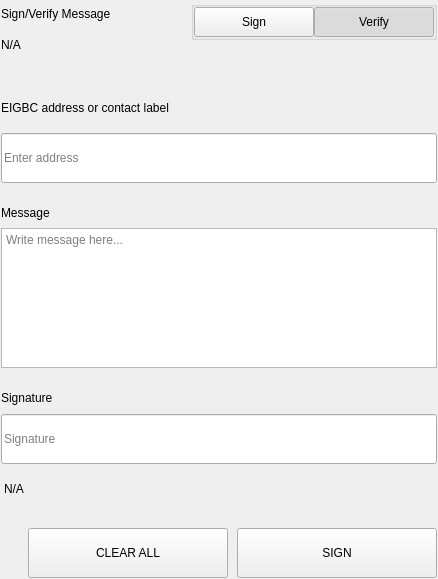
<?xml version="1.0" encoding="UTF-8"?>
<ui version="4.0">
 <class>SettingsSignMessageWidgets</class>
 <widget class="QWidget" name="SettingsSignMessageWidgets">
  <property name="geometry">
   <rect>
    <x>0</x>
    <y>0</y>
    <width>438</width>
    <height>579</height>
   </rect>
  </property>
  <property name="windowTitle">
   <string>Form</string>
  </property>
  <layout class="QVBoxLayout" name="verticalLayout">
   <property name="spacing">
    <number>0</number>
   </property>
   <property name="leftMargin">
    <number>0</number>
   </property>
   <property name="topMargin">
    <number>0</number>
   </property>
   <property name="rightMargin">
    <number>0</number>
   </property>
   <property name="bottomMargin">
    <number>0</number>
   </property>
   <item>
    <widget class="QWidget" name="left" native="true">
     <layout class="QVBoxLayout" name="verticalLayout_3">
      <property name="leftMargin">
       <number>0</number>
      </property>
      <property name="topMargin">
       <number>0</number>
      </property>
      <property name="rightMargin">
       <number>0</number>
      </property>
      <property name="bottomMargin">
       <number>0</number>
      </property>
      <item>
       <widget class="QWidget" name="container_sign" native="true">
        <layout class="QVBoxLayout" name="verticalLayout_2">
         <property name="spacing">
          <number>0</number>
         </property>
         <property name="leftMargin">
          <number>1</number>
         </property>
         <property name="topMargin">
          <number>1</number>
         </property>
         <property name="rightMargin">
          <number>1</number>
         </property>
         <property name="bottomMargin">
          <number>1</number>
         </property>
         <item>
          <layout class="QHBoxLayout" name="horizontalLayout_3" stretch="3,1">
           <property name="spacing">
            <number>40</number>
           </property>
           <item>
            <layout class="QVBoxLayout" name="verticalLayoutTitle">
             <property name="spacing">
              <number>5</number>
             </property>
             <item>
              <widget class="QLabel" name="labelTitle">
               <property name="text">
                <string>Sign/Verify Message</string>
               </property>
              </widget>
             </item>
             <item>
              <widget class="QLabel" name="labelSubtitle1">
               <property name="text">
                <string notr="true">N/A</string>
               </property>
               <property name="wordWrap">
                <bool>true</bool>
               </property>
              </widget>
             </item>
            </layout>
           </item>
           <item alignment="Qt::AlignRight|Qt::AlignTop">
            <widget class="QWidget" name="containerSwitch" native="true">
             <property name="styleSheet">
              <string notr="true">#containerSwitch{
	padding-top:9px;
}</string>
             </property>
             <layout class="QVBoxLayout" name="verticalLayout_6">
              <property name="spacing">
               <number>4</number>
              </property>
              <property name="leftMargin">
               <number>0</number>
              </property>
              <property name="topMargin">
               <number>0</number>
              </property>
              <property name="rightMargin">
               <number>0</number>
              </property>
              <property name="bottomMargin">
               <number>0</number>
              </property>
              <item alignment="Qt::AlignRight">
               <widget class="QGroupBox" name="groupBox">
                <property name="sizePolicy">
                 <sizepolicy hsizetype="Fixed" vsizetype="Preferred">
                  <horstretch>0</horstretch>
                  <verstretch>0</verstretch>
                 </sizepolicy>
                </property>
                <property name="title">
                 <string/>
                </property>
                <property name="alignment">
                 <set>Qt::AlignRight|Qt::AlignTop|Qt::AlignTrailing</set>
                </property>
                <layout class="QHBoxLayout" name="horizontalLayout_4">
                 <property name="spacing">
                  <number>0</number>
                 </property>
                 <property name="leftMargin">
                  <number>0</number>
                 </property>
                 <property name="topMargin">
                  <number>0</number>
                 </property>
                 <property name="rightMargin">
                  <number>0</number>
                 </property>
                 <property name="bottomMargin">
                  <number>0</number>
                 </property>
                 <item>
                  <widget class="QPushButton" name="pushSign">
                   <property name="minimumSize">
                    <size>
                     <width>120</width>
                     <height>30</height>
                    </size>
                   </property>
                   <property name="maximumSize">
                    <size>
                     <width>120</width>
                     <height>30</height>
                    </size>
                   </property>
                   <property name="focusPolicy">
                    <enum>Qt::NoFocus</enum>
                   </property>
                   <property name="text">
                    <string>Sign</string>
                   </property>
                   <property name="checkable">
                    <bool>true</bool>
                   </property>
                   <property name="autoExclusive">
                    <bool>true</bool>
                   </property>
                  </widget>
                 </item>
                 <item>
                  <widget class="QPushButton" name="pushVerify">
                   <property name="minimumSize">
                    <size>
                     <width>120</width>
                     <height>30</height>
                    </size>
                   </property>
                   <property name="maximumSize">
                    <size>
                     <width>120</width>
                     <height>30</height>
                    </size>
                   </property>
                   <property name="focusPolicy">
                    <enum>Qt::NoFocus</enum>
                   </property>
                   <property name="text">
                    <string>Verify</string>
                   </property>
                   <property name="checkable">
                    <bool>true</bool>
                   </property>
                   <property name="checked">
                    <bool>true</bool>
                   </property>
                   <property name="autoExclusive">
                    <bool>true</bool>
                   </property>
                  </widget>
                 </item>
                </layout>
               </widget>
              </item>
              <item alignment="Qt::AlignHCenter|Qt::AlignTop">
               <widget class="QLabel" name="labelSubtitleSwitch">
                <property name="text">
                 <string/>
                </property>
                <property name="alignment">
                 <set>Qt::AlignRight|Qt::AlignTrailing|Qt::AlignVCenter</set>
                </property>
               </widget>
              </item>
             </layout>
            </widget>
           </item>
          </layout>
         </item>
         <item>
          <spacer name="verticalSpacer_2">
           <property name="orientation">
            <enum>Qt::Vertical</enum>
           </property>
           <property name="sizeType">
            <enum>QSizePolicy::Fixed</enum>
           </property>
           <property name="sizeHint" stdset="0">
            <size>
             <width>20</width>
             <height>40</height>
            </size>
           </property>
          </spacer>
         </item>
         <item>
          <widget class="QWidget" name="containerAddress" native="true">
           <property name="sizePolicy">
            <sizepolicy hsizetype="Preferred" vsizetype="Fixed">
             <horstretch>0</horstretch>
             <verstretch>0</verstretch>
            </sizepolicy>
           </property>
           <layout class="QVBoxLayout" name="verticalLayout_5" stretch="0,0">
            <property name="spacing">
             <number>15</number>
            </property>
            <property name="leftMargin">
             <number>0</number>
            </property>
            <property name="topMargin">
             <number>0</number>
            </property>
            <property name="rightMargin">
             <number>0</number>
            </property>
            <property name="bottomMargin">
             <number>0</number>
            </property>
            <item>
             <widget class="QLabel" name="labelSubtitleAddress">
              <property name="minimumSize">
               <size>
                <width>0</width>
                <height>20</height>
               </size>
              </property>
              <property name="maximumSize">
               <size>
                <width>16777215</width>
                <height>20</height>
               </size>
              </property>
              <property name="text">
               <string>EIGBC address or contact label</string>
              </property>
             </widget>
            </item>
            <item>
             <widget class="QLineEdit" name="addressIn_SM">
              <property name="minimumSize">
               <size>
                <width>0</width>
                <height>50</height>
               </size>
              </property>
              <property name="maximumSize">
               <size>
                <width>16777215</width>
                <height>50</height>
               </size>
              </property>
              <property name="placeholderText">
               <string>Enter address</string>
              </property>
             </widget>
            </item>
           </layout>
          </widget>
         </item>
         <item>
          <spacer name="verticalSpacer_3">
           <property name="orientation">
            <enum>Qt::Vertical</enum>
           </property>
           <property name="sizeType">
            <enum>QSizePolicy::Fixed</enum>
           </property>
           <property name="sizeHint" stdset="0">
            <size>
             <width>20</width>
             <height>20</height>
            </size>
           </property>
          </spacer>
         </item>
         <item>
          <layout class="QVBoxLayout" name="verticalLayout_9">
           <property name="spacing">
            <number>5</number>
           </property>
           <item>
            <widget class="QLabel" name="labelSubtitleMessage">
             <property name="minimumSize">
              <size>
               <width>0</width>
               <height>20</height>
              </size>
             </property>
             <property name="maximumSize">
              <size>
               <width>16777215</width>
               <height>20</height>
              </size>
             </property>
             <property name="text">
              <string>Message</string>
             </property>
            </widget>
           </item>
           <item>
            <widget class="QPlainTextEdit" name="messageIn_SM">
             <property name="minimumSize">
              <size>
               <width>0</width>
               <height>140</height>
              </size>
             </property>
             <property name="maximumSize">
              <size>
               <width>16777215</width>
               <height>140</height>
              </size>
             </property>
             <property name="placeholderText">
              <string>Write message here...</string>
             </property>
            </widget>
           </item>
          </layout>
         </item>
         <item>
          <spacer name="verticalSpacer_4">
           <property name="orientation">
            <enum>Qt::Vertical</enum>
           </property>
           <property name="sizeType">
            <enum>QSizePolicy::Fixed</enum>
           </property>
           <property name="sizeHint" stdset="0">
            <size>
             <width>20</width>
             <height>20</height>
            </size>
           </property>
          </spacer>
         </item>
         <item>
          <widget class="QWidget" name="widget" native="true">
           <property name="minimumSize">
            <size>
             <width>0</width>
             <height>75</height>
            </size>
           </property>
           <property name="maximumSize">
            <size>
             <width>16777215</width>
             <height>16777215</height>
            </size>
           </property>
           <layout class="QVBoxLayout" name="verticalLayout_4">
            <property name="leftMargin">
             <number>0</number>
            </property>
            <property name="topMargin">
             <number>0</number>
            </property>
            <property name="rightMargin">
             <number>0</number>
            </property>
            <property name="bottomMargin">
             <number>0</number>
            </property>
            <item>
             <widget class="QLabel" name="labelSubtitleSignature">
              <property name="minimumSize">
               <size>
                <width>0</width>
                <height>20</height>
               </size>
              </property>
              <property name="maximumSize">
               <size>
                <width>16777215</width>
                <height>20</height>
               </size>
              </property>
              <property name="text">
               <string>Signature</string>
              </property>
             </widget>
            </item>
            <item>
             <widget class="QLineEdit" name="signatureOut_SM">
              <property name="minimumSize">
               <size>
                <width>0</width>
                <height>50</height>
               </size>
              </property>
              <property name="placeholderText">
               <string>Signature</string>
              </property>
             </widget>
            </item>
           </layout>
          </widget>
         </item>
         <item>
          <widget class="QLabel" name="statusLabel_SM">
           <property name="styleSheet">
            <string notr="true">padding-top:5px;</string>
           </property>
           <property name="text">
            <string notr="true">N/A</string>
           </property>
          </widget>
         </item>
         <item>
          <spacer name="verticalSpacer">
           <property name="orientation">
            <enum>Qt::Vertical</enum>
           </property>
           <property name="sizeType">
            <enum>QSizePolicy::Fixed</enum>
           </property>
           <property name="sizeHint" stdset="0">
            <size>
             <width>20</width>
             <height>20</height>
            </size>
           </property>
          </spacer>
         </item>
         <item>
          <layout class="QHBoxLayout" name="horizontalLayout_7">
           <property name="spacing">
            <number>9</number>
           </property>
           <item>
            <spacer name="horizontalSpacer_5">
             <property name="orientation">
              <enum>Qt::Horizontal</enum>
             </property>
             <property name="sizeType">
              <enum>QSizePolicy::Expanding</enum>
             </property>
             <property name="sizeHint" stdset="0">
              <size>
               <width>40</width>
               <height>20</height>
              </size>
             </property>
            </spacer>
           </item>
           <item>
            <widget class="QPushButton" name="pushButtonClear">
             <property name="minimumSize">
              <size>
               <width>200</width>
               <height>50</height>
              </size>
             </property>
             <property name="focusPolicy">
              <enum>Qt::NoFocus</enum>
             </property>
             <property name="text">
              <string>CLEAR ALL</string>
             </property>
            </widget>
           </item>
           <item>
            <widget class="QPushButton" name="pushButtonSave">
             <property name="minimumSize">
              <size>
               <width>200</width>
               <height>50</height>
              </size>
             </property>
             <property name="maximumSize">
              <size>
               <width>200</width>
               <height>50</height>
              </size>
             </property>
             <property name="focusPolicy">
              <enum>Qt::NoFocus</enum>
             </property>
             <property name="text">
              <string>SIGN</string>
             </property>
            </widget>
           </item>
          </layout>
         </item>
        </layout>
       </widget>
      </item>
     </layout>
    </widget>
   </item>
  </layout>
 </widget>
 <resources/>
 <connections/>
</ui>
